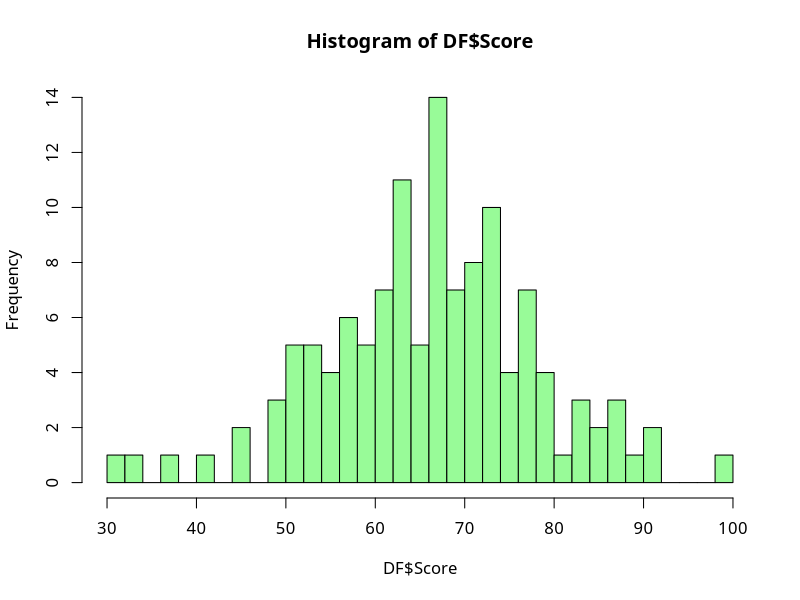
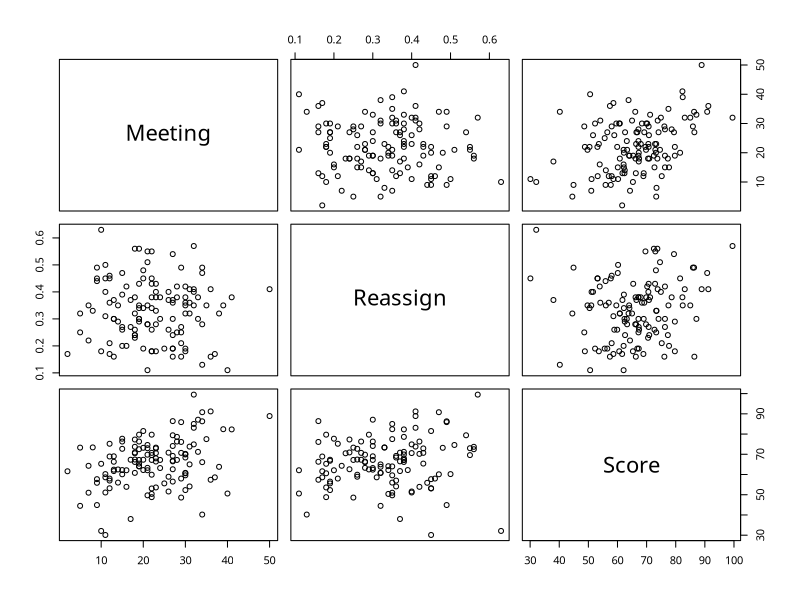
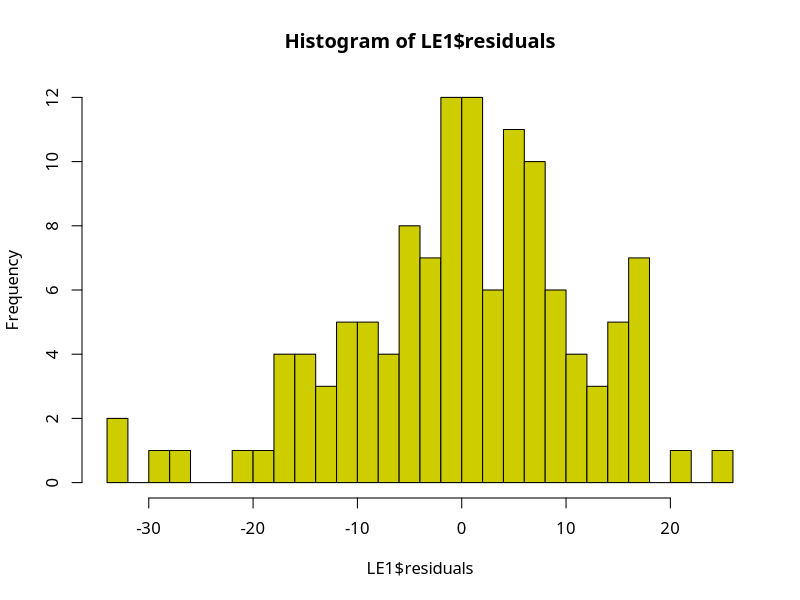
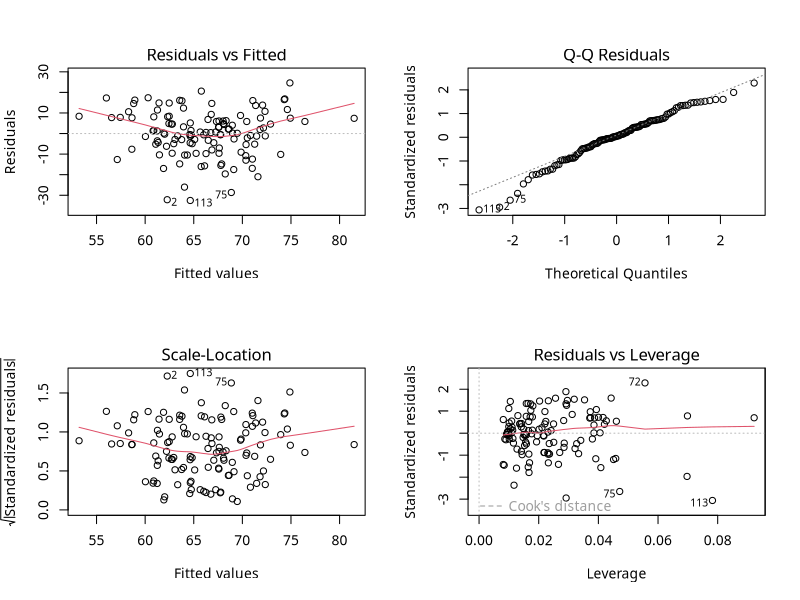
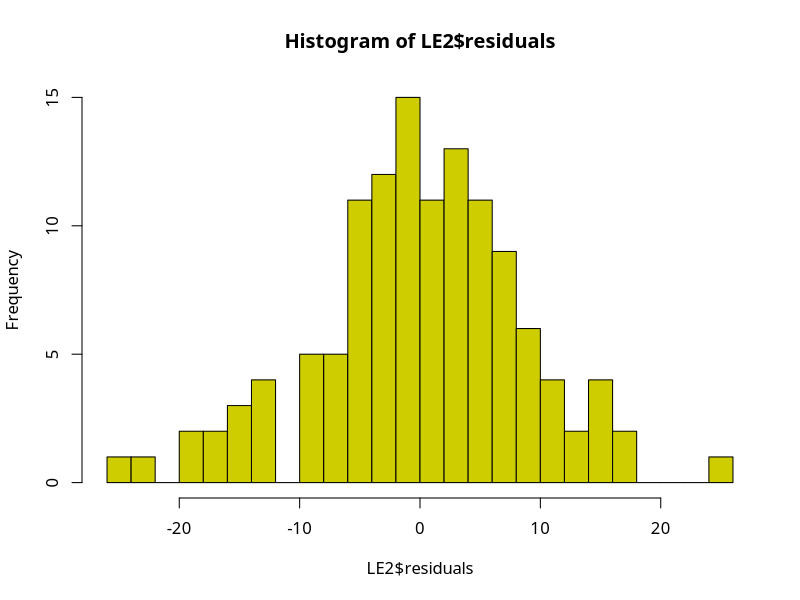
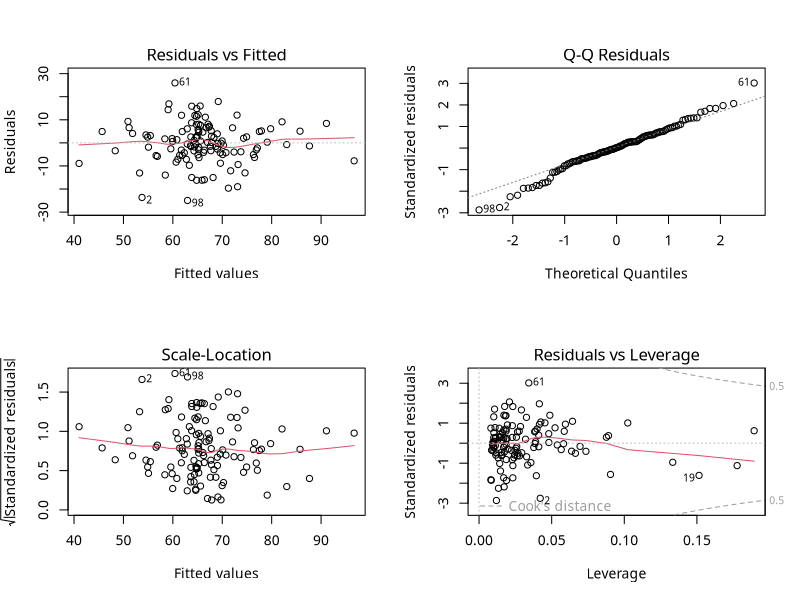

Recreate these plots in R, in order.
setwd("~/Dev/data-science-book/ch03/")  # current directoryを設定
par(family = "HiraKakuProN-W3")  # 描画の文字設定をmac用に変更

#多重共線性

#目的変数：スタッフのモチベーション Score
#説明変数：10人あたりの年間の業務評価面接回数 Meeting
#　　　　　3年間に職務や待遇の変化があった人数の比率 Reassign

#データの読込み
DF <- read.table("ESSurvey.csv",
                 sep = ",",                #カンマ区切りのファイル
                 header = TRUE,            #1行目はヘッダー(列名)
                 stringsAsFactors = FALSE) #文字列を文字列型で取込む

#データフレームの内容を表示
head(DF)
#要約統計量
summary(DF)

#目的変数の値のヒストグラム
hist(DF$Score, breaks=30, col="palegreen")

#ペアプロットを描く
pairs(DF)
#相関係数
cor(DF)

#通常の線形回帰モデル
#"."を指定すると目的変数以外の全ての変数を使う
LE1 <- lm( Score ~ ., data=DF)
summary(LE1)

#残差のヒストグラム
hist(LE1$residuals, breaks=25, col="yellow3")
#診断プロット
par(mfrow=c(2,2))
plot(LE1)
par(mfrow=c(1,1))

#モデルの多重共線性について確認
#ライブラリを読み込む
library(car)

#vif(): VIFを計算する関数
vif(LE1)
#10未満であることを目安とする



#交互作用項を含むモデル
#　LE1の式に交互作用項を加えた形で記述
LE2 <- lm( Score ~ .+ Meeting*Reassign, data=DF)
summary(LE2)

#残差のヒストグラム
hist(LE2$residuals, breaks=25, col="yellow3")
#診断プロット
par(mfrow=c(2,2))
plot(LE2)
par(mfrow=c(1,1))

#モデルについてVIFの値を確認
vif(LE2)

#交互作用項と各変数との相関係数を確認
cor(DF, DF$Meeting*DF$Reassign)



#中心化(centering)処理を行う
#※交互作用項と元の変数との相関を下げる効果がある
#　各変数について平均値との差を取り元の値を置き換える
DFc <- DF 
DFc$Meeting  <- DFc$Meeting  - mean(DF$Meeting)
DFc$Reassign <- DFc$Reassign - mean(DF$Reassign)

#各説明変数について平均が0になっていることを確認
summary(DFc)

#モデル
LE3 <- lm( Score ~ .+ Meeting*Reassign, data=DFc)
summary(LE3)

#VIFの値を確認
vif(LE3)

#交互作用項と各変数との相関係数を確認
cor(DFc, DFc$Meeting*DFc$Reassign)

#3つのモデルのAICを確認
AIC(LE1)
AIC(LE2)
AIC(LE3)



#これまでに作成した残業時間のモデルについてVIFを確認

#目的変数：残業時間 overtime
#説明変数：勤続年数 tenure
#　　　　　部門 section（Ademin, IT, Sales ）

#データの読込み
DF <- read.table("StaffOvertime.csv",
                 sep = ",",                #カンマ区切りのファイル
                 header = TRUE,            #1行目はヘッダー(列名)
                 stringsAsFactors = FALSE) #文字列を文字列型で取込む

#データフレームの先頭を表示
head(DF)

#交互作用を含まないモデル
LM5 <- lm( overtime ~ section + tenure, data=DF)
#交互作用を含むモデル
LM6 <- lm( overtime ~ section + tenure 
           + section*tenure, data=DF)

#VIFの値を確認
vif(LM5)
vif(LM6)
#ライブラリcarのvif()関数の仕様：
# カテゴリ変数(3水準以上)がなければ通常のVIFを計算
# カテゴリ変数(3水準以上)がある場合、GVIFを計算

#この場合は右端の値 GVIF^(1/(2*Df))を確認
#極端に大きい値がないかを確認する

